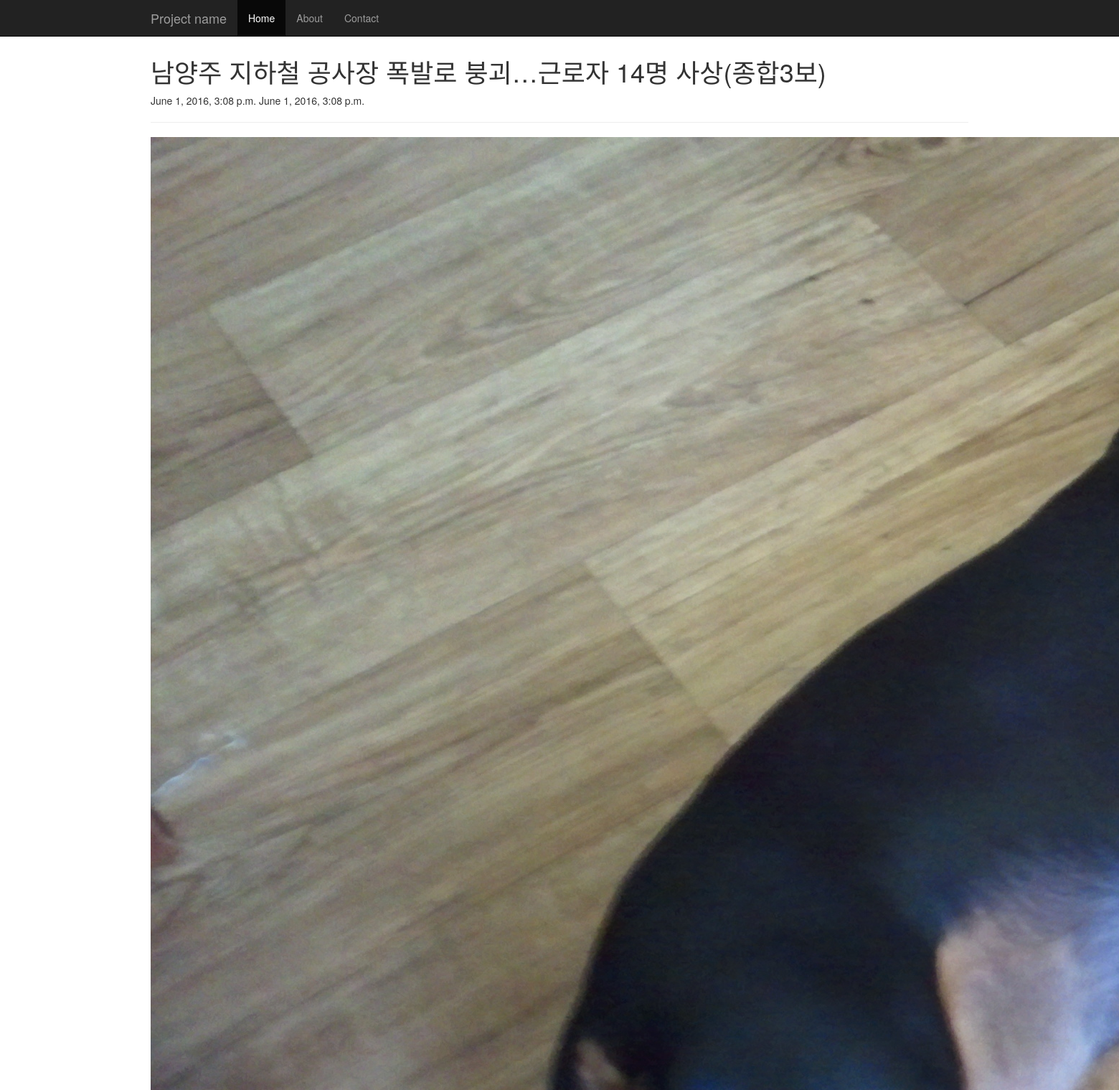
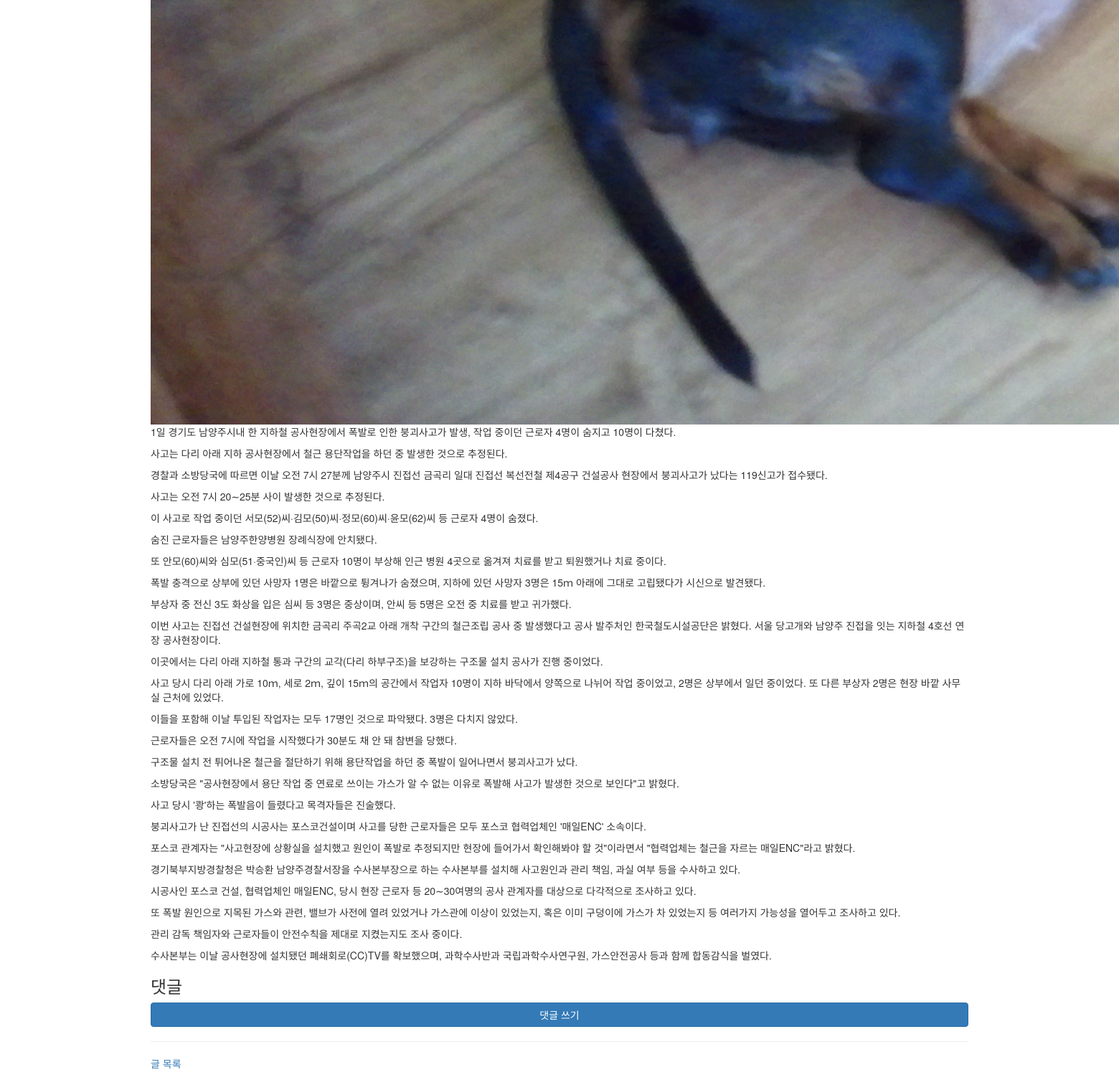
The app's page /blog/2/ with its own data (2 pictures, top to bottom).
### blog/models.py (models this page shows, shortened)
class Post(models.Model):
    title = models.CharField(max_length=100)
    content = models.TextField()
    photo = models.ImageField()
    created_at = models.DateTimeField(auto_now_add=True)
    updated_at = models.DateTimeField(auto_now=True)

### blog/views.py (the view)
# urls.py: url(r'^(?P<pk>\d+)/$', views.post_detail, name='post_detail'),
def post_detail(request, pk):
    post = get_object_or_404(Post, pk=pk)
    return render(request, 'blog/post_detail.html', {
        'post':post,
        })

### blog/templates/blog/post_detail.html (shortened to what this page needs)
{% extends "blog/base.html" %}
{% block content %}
    <h1>{{ post.title }}</h1>
    {{ post.created_at }}
    {{ post.updated_at }}
    <hr />
    <img src="{{ post.photo.url }}" />
    {{ post.content|linebreaks }}
    <h3>댓글</h3>
    <a href="{% url "blog:comment_new" post.pk %}" class="btn btn-primary btn-block">댓글 쓰기</a>
    <hr />
    <a href="{% url "blog:index" %}">글 목록</a>
{% endblock %}

### blog/templates/blog/base.html (style rules this page uses)
body { padding-top: 60px; padding-bottom: 30px; }

### records on screen
Post: title "남양주 지하철 공사장 폭발로 붕괴…근로자 14명 사상(종합3보)", created_at "June 1, 2016, 3:08 p.m.", updated_at "June 1, 2016, 3:08 p.m.", photo (picture), content "1일 경기도 남양주시내 한 지하철 공사현장에서 폭발로 인한 붕괴사고가 발생, 작업 중이던 근로자 4명이 숨지고 10명이 다쳤다. 사고는 다리 아래 지하 공사현장에서 철근 용단작업을 하던 중 발생한 것으로 추정된다. 경찰과 소방당국에 따르면 이날 오전 7시 27분께 남양주시 진접선 금곡리 일대 진접선 복선전철 제4공구 건설공사 현장에서 붕괴사고가 났다는 119신고가 접수됐다. 사고는 오전 7시 20∼25분 사이 발생한 것으로 추정된다. 이 사고로 작업 중이던 서모(52)씨·김모(50)씨·정모(60)씨·윤모(62)씨 등 근로자 4명이 숨졌다. 숨진 근로자들은 남양주한양병원 장례식장에 안치됐다. 또 안모(60)씨와 심모(51·중국인)씨 등 근로자 10명이 부상해 인근 병원 4곳으로 옮겨져 치료를 받고 퇴원했거나 치료 중이다. 폭발 충격으로 상부에 있던 사망자 1명은 바깥으로 튕겨나가 숨졌으며, 지하에 있던 사망자 3명은 15ｍ 아래에 그대로 고립됐다가 시신으로 발견됐다. 부상자 중 전신 3도 화상을 입은 심씨 등 3명은 중상이며, 안씨 등 5명은 오전 중 치료를 받고 귀가했다. 이번 사고는 진접선 건설현장에 위치한 금곡리 주곡2교 아래 개착 구간의 철근조립 공사 중 발생했다고 공사 발주처인 한국철도시설공단은 밝혔다. 서울 당고개와 남양주 진접을 잇는 지하철 4호선 연장 공사현장이다. 이곳에서는 다리 아래 지하철 통과 구간의 교각(다리…"
